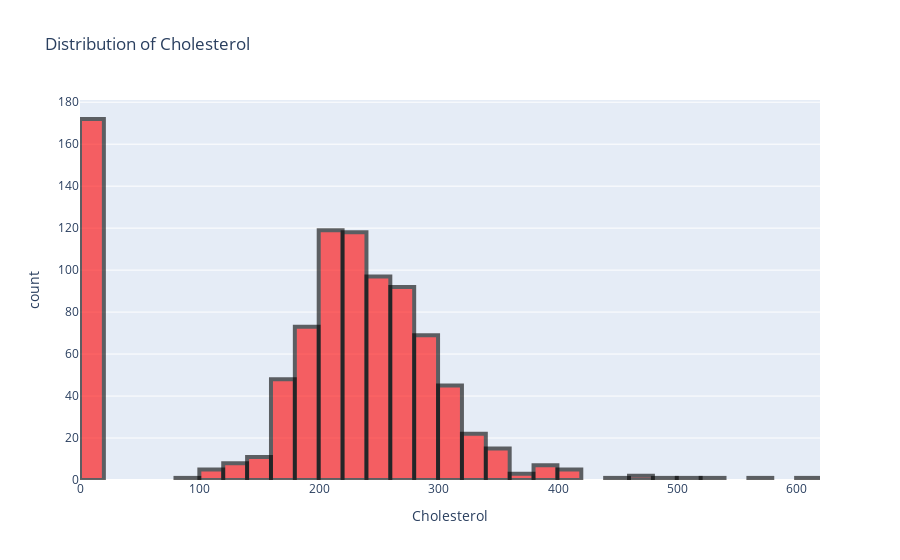
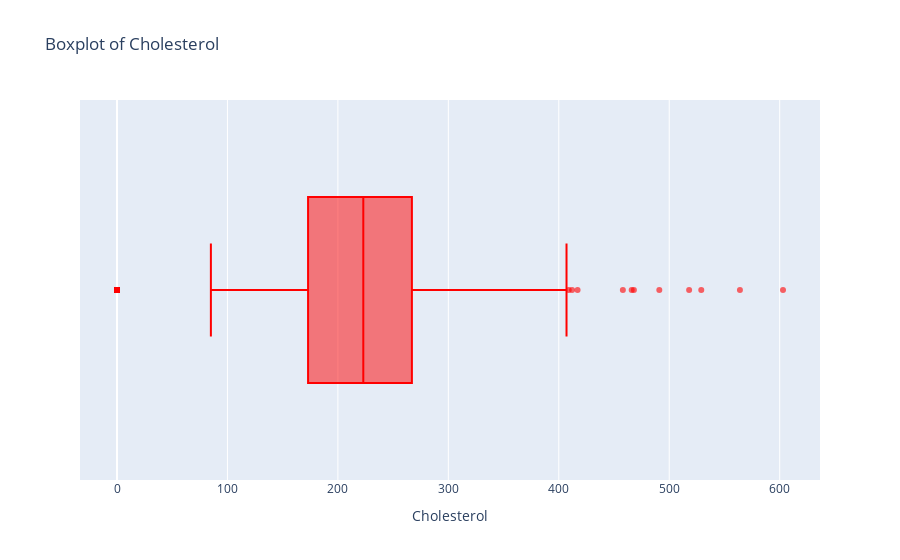

Notebook source saved alongside these figures, in order:
### Code cell
plt.figure(figsize=(20, 10))
fig = px.histogram(data_frame=heart, x="Cholesterol", title="Distribution of Cholesterol")
fig.update_traces(marker={"color": "red", "opacity": 0.6, "line": {"width": 4, "color": "black"}})
fig.show()

plt.figure(figsize=(20, 10))
fig = px.box(data_frame=heart, x="Cholesterol", title="Boxplot of Cholesterol")
fig.update_traces(marker={"color": "red", "opacity": 0.6})
fig.show()

### Figure 1 — Plotly figure (JSON) as saved in the notebook; plotly's stock layout.template omitted (floating-point values rounded to 4 significant figures; data arrays with more than 128 entries replaced by an {"elided": "..."} marker saying what was removed)
{"data": [{"alignmentgroup": "True", "bingroup": "x", "hovertemplate": "Cholesterol=%{x}<br>count=%{y}<extra></extra>", "legendgroup": "", "marker": {"color": "red", "line": {"color": "black", "width": 4}, "opacity": 0.6, "pattern": {"shape": ""}}, "name": "", "offsetgroup": "", "orientation": "v", "showlegend": false, "type": "histogram", "x": {"elided": "918 int values"}, "xaxis": "x", "yaxis": "y"}], "layout": {"barmode": "relative", "legend": {"tracegroupgap": 0}, "title": {"text": "Distribution of Cholesterol"}, "xaxis": {"anchor": "y", "domain": [0, 1], "title": {"text": "Cholesterol"}}, "yaxis": {"anchor": "x", "domain": [0, 1], "title": {"text": "count"}}}}

### Figure 2 — Plotly figure (JSON) as saved in the notebook; plotly's stock layout.template omitted (floating-point values rounded to 4 significant figures; data arrays with more than 128 entries replaced by an {"elided": "..."} marker saying what was removed)
{"data": [{"alignmentgroup": "True", "hovertemplate": "Cholesterol=%{x}<extra></extra>", "legendgroup": "", "marker": {"color": "red", "opacity": 0.6}, "name": "", "notched": false, "offsetgroup": "", "orientation": "h", "showlegend": false, "type": "box", "x": {"elided": "918 int values"}, "x0": " ", "xaxis": "x", "y0": " ", "yaxis": "y"}], "layout": {"boxmode": "group", "legend": {"tracegroupgap": 0}, "title": {"text": "Boxplot of Cholesterol"}, "xaxis": {"anchor": "y", "domain": [0, 1], "title": {"text": "Cholesterol"}}, "yaxis": {"anchor": "x", "domain": [0, 1]}}}
